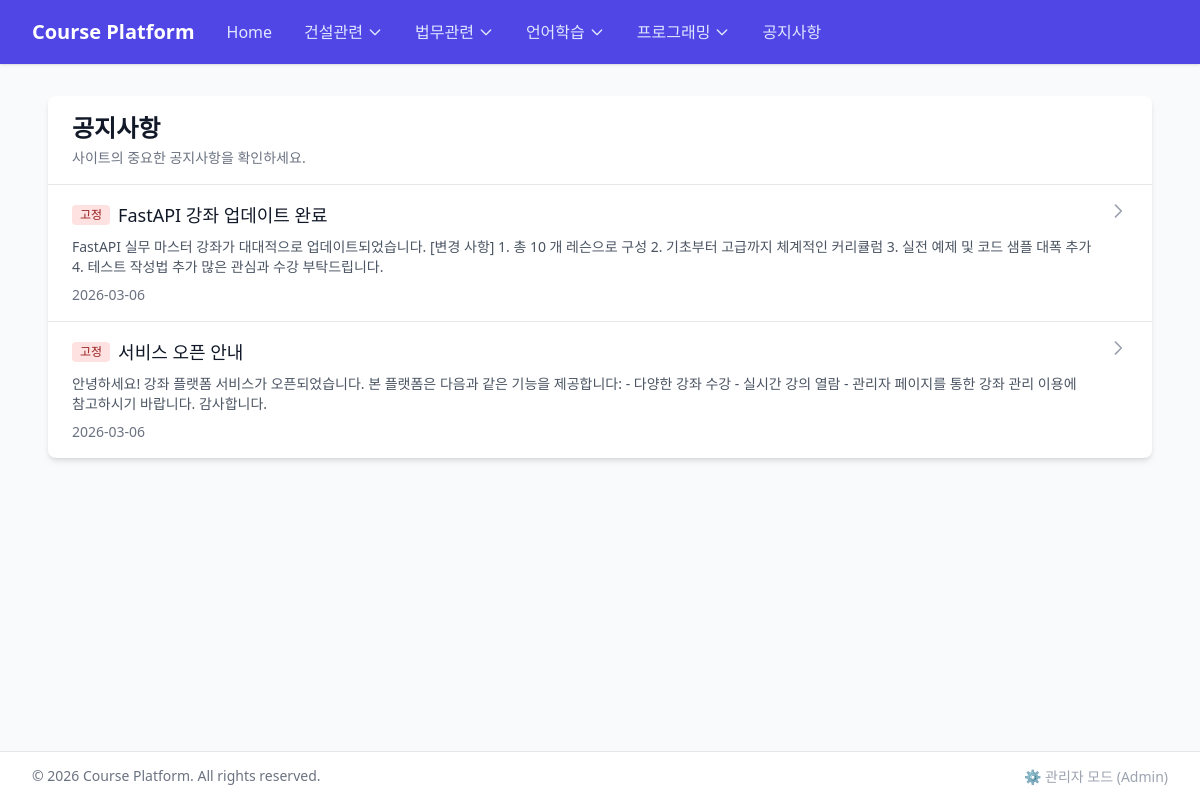
Screenshot of /notices with the database file from the repository.
### models/__init__.py (models this page shows)
class Category(SQLModel, table=True):
    id: Optional[int] = Field(default=None, primary_key=True)
    name: str = Field(index=True, unique=True)
    order: int = Field(default=0)
    courses: List["Course"] = Relationship(back_populates="category")

class Notice(SQLModel, table=True):
    id: Optional[int] = Field(default=None, primary_key=True)
    title: str
    content: str
    created_at: datetime = Field(default_factory=datetime.utcnow)
    updated_at: datetime = Field(default_factory=datetime.utcnow)
    is_pinned: bool = Field(default=False)  # 고정 공지 여부
    is_active: bool = Field(default=True)  # 활성화 여부

### routers/public.py (the view)
@router.get("/notices")
def notices_list(request: Request, session: Session = Depends(get_session)):
    categories = session.exec(select(Category).order_by(Category.order)).all()
    notices = session.exec(
        select(Notice)
        .where(Notice.is_active == True)
        .order_by(Notice.is_pinned.desc(), Notice.created_at.desc())
    ).all()
    return templates.TemplateResponse(
        request=request,
        name="public/notices.html",
        context={"categories": categories, "notices": notices}
    )

### templates/public/notices.html (shortened to what this page needs)
{% extends "public/base.html" %}
{% block content %}
<div class="bg-white shadow-md rounded-lg overflow-hidden">
    <div class="px-6 py-4 border-b border-gray-200">
        <h1 class="text-2xl font-bold text-gray-900">공지사항</h1>
        <p class="mt-1 text-sm text-gray-500">사이트의 중요한 공지사항을 확인하세요.</p>
    </div>
    <div class="divide-y divide-gray-200">
        {% for notice in notices %}
        <a href="/notices/{{ notice.id }}" class="block hover:bg-gray-50 transition">
            <div class="px-6 py-4">
                <div class="flex items-start justify-between">
                    <div class="flex-1">
                        <div class="flex items-center gap-2 mb-1">
                            {% if notice.is_pinned %}
                            <span class="inline-flex items-center px-2 py-0.5 rounded text-xs font-medium bg-red-100 text-red-800">
                                고정
                            </span>
                            {% endif %}
                            <h3 class="text-lg font-medium text-gray-900">
                                {{ notice.title }}
                            </h3>
                        </div>
                        <p class="mt-2 text-sm text-gray-600 line-clamp-2">
                            {{ notice.content | truncate(150) }}
                        </p>
                        <div class="mt-2 flex items-center text-sm text-gray-500">
                            <time datetime="{{ notice.created_at.isoformat() }}">
                                {{ notice.created_at.strftime("%Y-%m-%d") }}
                            </time>
                        </div>
                    </div>
                    <div class="ml-4">
                        <svg class="w-5 h-5 text-gray-400" fill="none" stroke="currentColor" viewBox="0 0 24 24">
                            <path stroke-linecap="round" stroke-linejoin="round" stroke-width="2" d="M9 5l7 7-7 7"/>
                        </svg>
                    </div>
                </div>
            </div>
        </a>
        {% endfor %}
    </div>
</div>
{% endblock %}

### templates/public/base.html (shortened to what this page needs)
<!DOCTYPE html>
<html lang="en">
<head>
    <script src="https://cdn.tailwindcss.com"></script>
    <script src="https://cdn.tailwindcss.com?plugins=typography"></script>
</head>
<body class="bg-gray-50 min-h-screen lg:h-screen lg:overflow-hidden font-sans flex flex-col">
    <nav class="bg-indigo-600 shadow shrink-0 z-20 relative">
        <div class="max-w-7xl mx-auto px-4 sm:px-6 lg:px-8">
            <div class="flex justify-between h-16">
                <div class="flex flex-1">
                    <div class="flex-shrink-0 flex items-center">
                        <a href="/" class="text-xl font-bold text-white">Course Platform</a>
                    </div>
                    <div class="hidden sm:ml-8 sm:flex sm:space-x-8 items-center">
                        <a href="/" class="text-indigo-100 font-medium hover:text-white transition-colors">Home</a>
                        {% if categories %}
                        {% for cat in categories %}
                        <div class="relative group">
                            <button
                                class="text-indigo-100 font-medium hover:text-white transition-colors flex items-center gap-1 focus:outline-none">
                                {{ cat.name }}
                                <svg class="w-4 h-4" fill="none" stroke="currentColor" viewBox="0 0 24 24">
                                    <path stroke-linecap="round" stroke-linejoin="round" stroke-width="2"
                                        d="M19 9l-7 7-7-7"></path>
                                </svg>
                            </button>
                        </div>
                        {% endfor %}
                        {% endif %}
                        <a href="/notices" class="text-indigo-100 font-medium hover:text-white transition-colors">공지사항</a>
                    </div>
                </div>
            </div>
        </div>
    </nav>
    <main class="flex-grow w-full py-8 px-4 sm:px-6 lg:px-12 flex flex-col min-h-0">
        {% block content %}{% endblock %}
    </main>
    <footer class="bg-white border-t border-gray-200 mt-auto py-3 shrink-0 z-10 relative">
        <div
            class="max-w-7xl mx-auto px-4 sm:px-6 lg:px-8 flex flex-col md:flex-row justify-between items-center gap-4">
            <p class="text-sm text-gray-500">&copy; 2026 Course Platform. All rights reserved.</p>
            <div>
                <a href="/admin" target='_blank' class="text-sm text-gray-400 hover:text-gray-700 transition">⚙️ 관리자 모드
                    (Admin)</a>
            </div>
        </div>
    </footer>
</body>
</html>

### rows the page displays
Category: name "건설관련"
Category: name "법무관련"
Category: name "언어학습"
Category: name "프로그래밍"
Notice: is_pinned "고정", title "FastAPI 강좌 업데이트 완료", content "FastAPI 실무 마스터 강좌가 대대적으로 업데이트되었습니다. [변경 사항] 1. 총 10 개 레슨으로 구성 2. 기초부터 고급까지 체계적인 커리큘럼 3. 실전 예제 및 코드 샘플 대폭 추가 4. 테스트 작성법 추가 많은 관심과 수강 부탁드립니다.", created_at "2026-03-06"
Notice: is_pinned "고정", title "서비스 오픈 안내", content "안녕하세요! 강좌 플랫폼 서비스가 오픈되었습니다. 본 플랫폼은 다음과 같은 기능을 제공합니다: - 다양한 강좌 수강 - 실시간 강의 열람 - 관리자 페이지를 통한 강좌 관리 이용에 참고하시기 바랍니다. 감사합니다.", created_at "2026-03-06"
